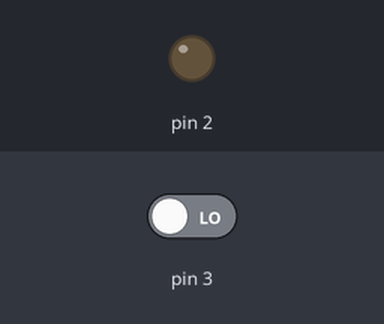
This sketch was run on a simulated Arduino Uno, built with avr-gcc and run on an emulated ATmega328P. On the bench: output pins drawn as LEDs (lit = HIGH). Inputs (shaded band) come from the test bench; at power-on: pin 3 LOW.

Above: at 1.2 s.
1.3 s: pin 3 driven HIGH
At 1.7 s:
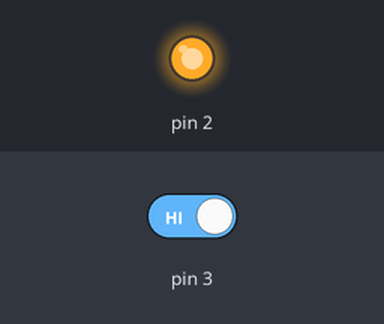
2.8 s: pin 3 driven LOW
At 5.1 s:
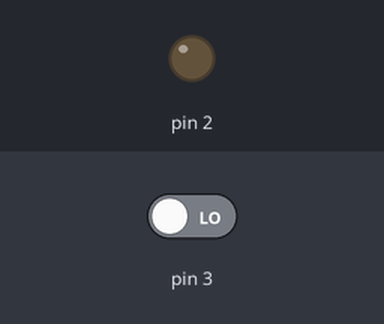
Timing chart, 0 to 6.6 s (numbered marks = the images above; inputs shaded):
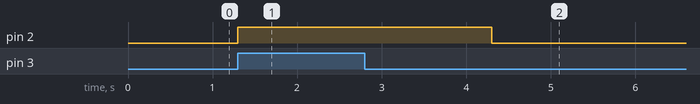

Measured:
- after the input at 1.3 s, pin 2: LOW → HIGH at once
- after the input at 2.8 s, pin 2: HIGH → LOW after 1.5 s

The sketch:

auto_door1.ino
```cpp
// If someone is at the door, open it for 3 seconds
void setup()
{
  pinMode(2, OUTPUT);
  pinMode(3, INPUT);
}

void loop()
{
  int v = digitalRead(3);
  if(v==HIGH)
  {
    digitalWrite(2,HIGH);
    delay(3000);
  }
  digitalWrite(2,LOW);
}
```
